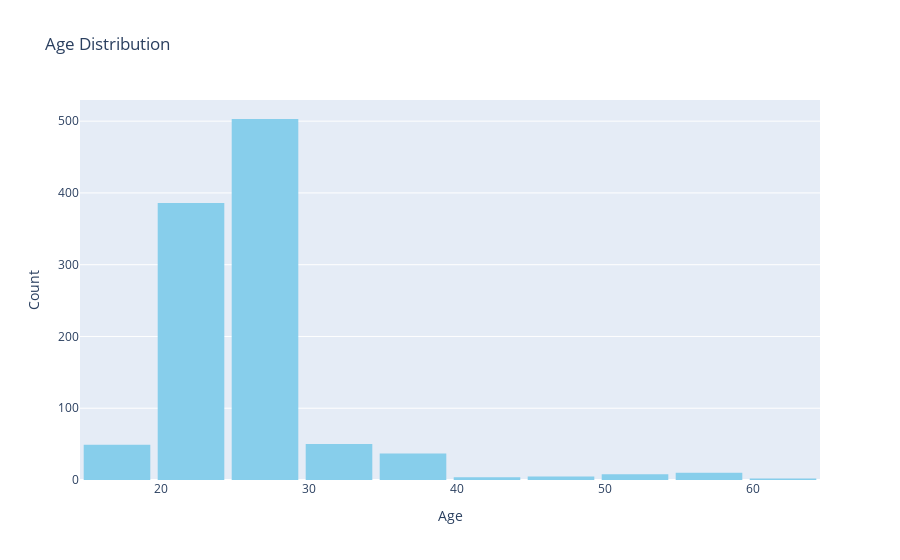

Source (notebook cell):
### Markdown cell above
# Univariate Analysis

### Code cell
# Age distribution
fig = px.histogram(df, x='age', nbins=10, title='Age Distribution', color_discrete_sequence=['skyblue'])
fig.update_layout(xaxis_title='Age', yaxis_title='Count',bargap=0.1)
fig.show()  #for notebook
#fig.show("png") #for github it only supports non interactive

### Figure 1 — Plotly figure (JSON) as saved in the notebook; plotly's stock layout.template omitted (floating-point values rounded to 4 significant figures; data arrays with more than 128 entries replaced by an {"elided": "..."} marker saying what was removed)
{"data": [{"alignmentgroup": "True", "bingroup": "x", "hovertemplate": "age=%{x}<br>count=%{y}<extra></extra>", "legendgroup": "", "marker": {"color": "skyblue", "pattern": {"shape": ""}}, "name": "", "nbinsx": 10, "offsetgroup": "", "orientation": "v", "showlegend": false, "x": {"elided": "1054 int values"}, "xaxis": "x", "yaxis": "y", "type": "histogram"}], "layout": {"xaxis": {"anchor": "y", "domain": [0.0, 1.0], "title": {"text": "Age"}}, "yaxis": {"anchor": "x", "domain": [0.0, 1.0], "title": {"text": "Count"}}, "legend": {"tracegroupgap": 0}, "title": {"text": "Age Distribution"}, "barmode": "relative", "bargap": 0.1}}
